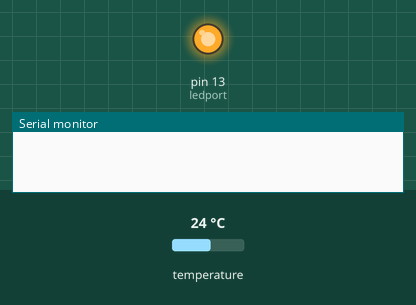
This sketch was run on a simulated Arduino Uno, built with avr-gcc and run on an emulated ATmega328P. Shown: output pins drawn as LEDs (lit = HIGH), the last lines printed to the serial monitor. The inputs (shaded band) are chosen by the test bench; at power-on: temperature 24 °C.

Above: at 0.4 s.
At 5.7 s:
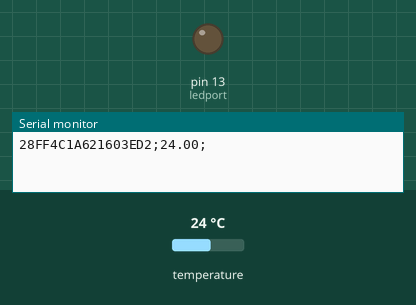
Timing chart, 0 to 14.0 s (numbered marks = the images above):
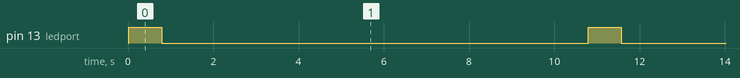

The sketch:

Temperatursensoren_DS1820_Serie.ino
```cpp
/*
  Temperatur Sensoren DS18B20 bzw. DS18S20 mit SensorID Auslesen.
  Der Wert wird bereits in Grad Celsius umgerechnet.

  Bailey 2016
*/

// Bibliotheken laden
#include <OneWire.h>
#include <DallasTemperature.h>

// Pin für DS18B20 definieren Arduino
#define DS18B20_PIN 4

// alle x Millisekunden messen
int mtime = 10000;
// LED anzeige auf folgendem Port (somit sieht man, wann
// die Messung erfolgt
int ledport = 13;

// OneWire Referenz setzen
OneWire oneWire(DS18B20_PIN);

// DS18B20/DS18S20 initialisieren
DallasTemperature sensors(&oneWire);
DeviceAddress tempDeviceAddress;
void setup() {
  // Serielle Ausgabe starten
  Serial.begin(9600);
  // DS18B20/DS18S20 starten
  sensors.begin();
  pinMode(ledport, OUTPUT);
}

void loop() {
  // Starten der Messung LED einschalten
  digitalWrite(ledport, HIGH);
  // Temperatursensor auslesen
  sensors.requestTemperatures();
  for(byte i=0;i<sensors.getDeviceCount();i++){
    sensors.getAddress(tempDeviceAddress, i);
    // funktion Aufrufen und UUID inkl. Temperatur ueber die
    // Serielle Schnittstelle ausgeben.
    serialout_temperature(getuuid(tempDeviceAddress),sensors.getTempCByIndex(i));
  }
  // LED am Ende wieder abschalten
  digitalWrite(ledport,LOW);
  delay(mtime);
}

// Temperatur ausgeben
void serialout_temperature(byte devaddr,float temp) {
  Serial.print(devaddr);
  Serial.print(";");
  Serial.print(temp);
  Serial.print(";");
  Serial.print("\n");
}

// Sensoruuid Ausgeben
int getuuid(DeviceAddress deviceAddress)
{
  for (uint8_t i = 0; i < 8; i++)
  {
    if (deviceAddress[i] < 16) Serial.print("0");
    Serial.print(deviceAddress[i], HEX);
  }
}
```

Measured:
- by itself, pin 13 (ledport): alternates HIGH for 0.78 s and LOW for 10.0 s
